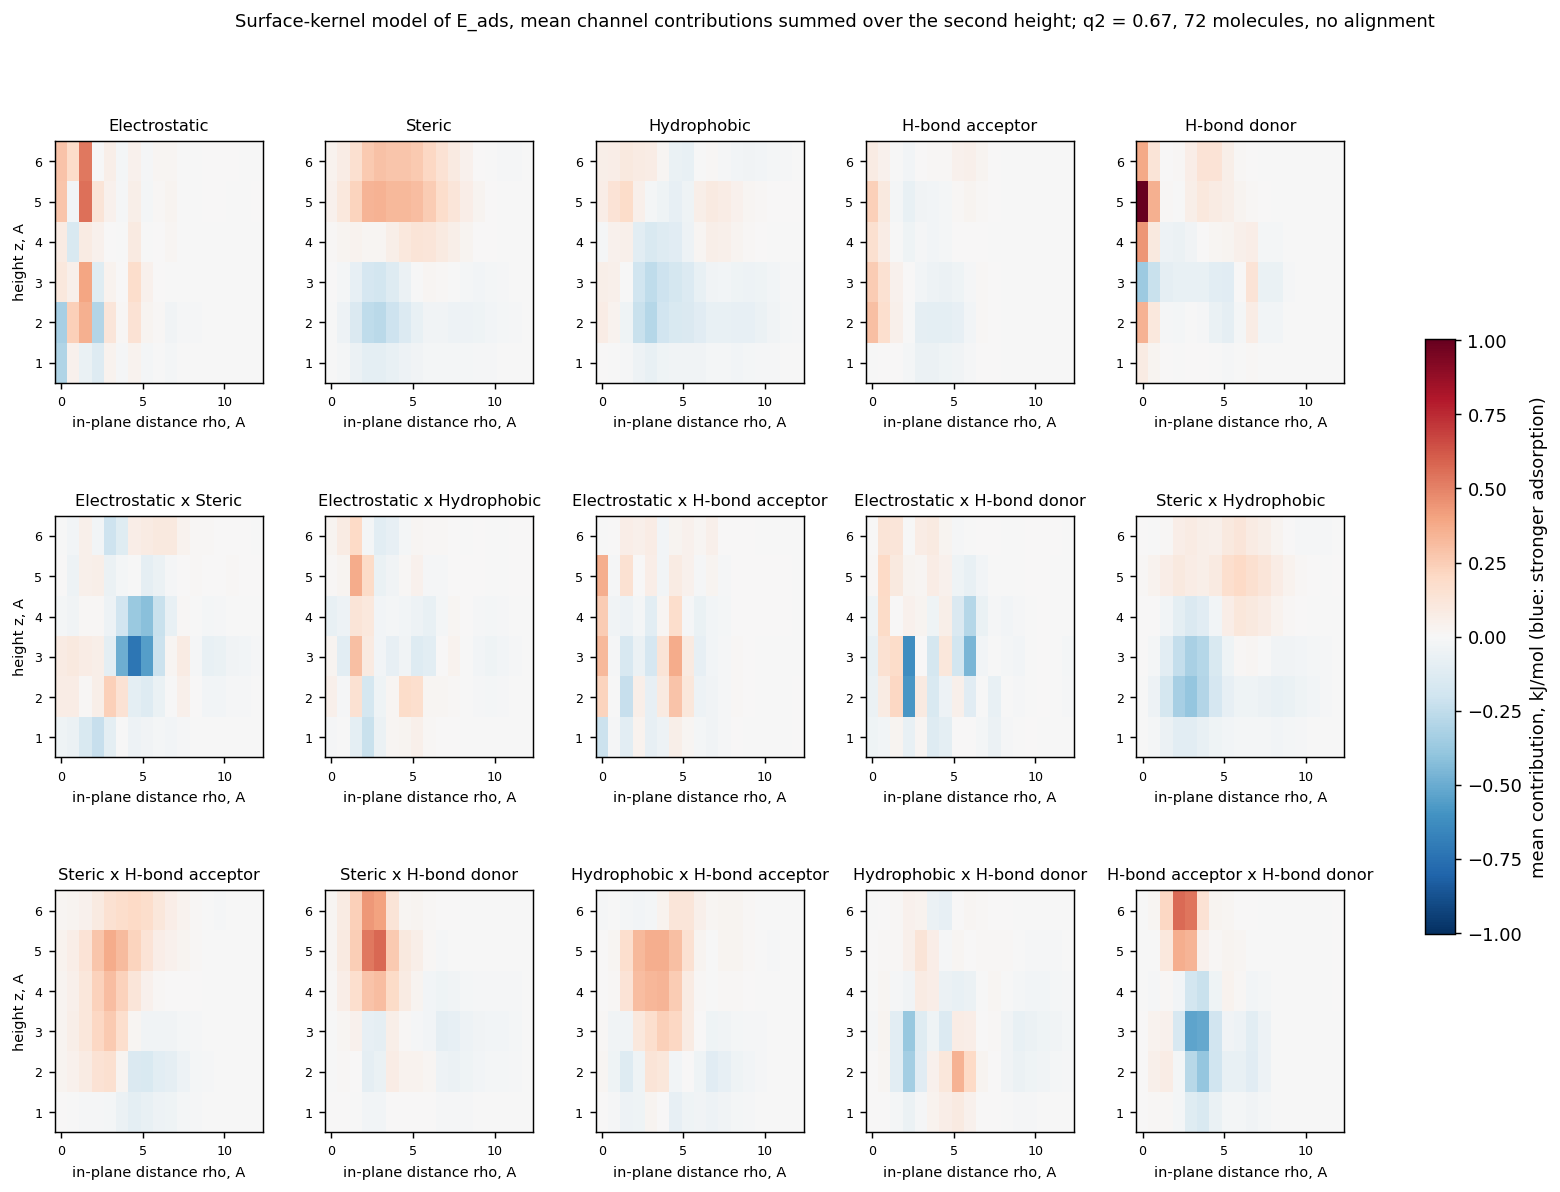

Generate this figure with Python:
"""What the surface-kernel model of E_ads weighs: the channels, in place of a co-field.

A model on the surface kernel has no field in a fixed frame to draw, but it is linear in its
channels: one per pair of field types at an in-plane distance rho and two heights (z, z').
With cosine normalisation the prediction is

    y(x) = w . phi~(x) + b,    phi~(x) = s * phi(x) / |s * phi(x)|,    w = sum_j a_j phi~(x_j),

so `w` is the model's weight per channel, and the mean contribution of a channel over the
training set, w_c * mean_j phi~_jc, says which channels drive the predictions.  Both are drawn
for every pair of field types as maps over the in-plane distance and the height, summed over
the second height; negative (blue) means that density in that channel makes E_ads more
negative, stronger adsorption.

The model is the one of surface_kernel_eads.py: the UMA poses as written, no alignment,
sigma 0.75, heights 1-6 A in steps of 1, lambda by 10-fold cross-validation.

    python examples/corrosion_fe110/surface_channels_eads.py

Writes surface_channels_eads.png and surface_channels_eads.txt next to this script.
"""
from __future__ import annotations

import os
import sys

import numpy as np

HERE = os.path.dirname(os.path.abspath(__file__))
sys.path.insert(0, os.path.join(HERE, "..", ".."))
sys.path.insert(0, HERE)

import compare_alignments as ca  # noqa: E402
from cmfqsar.fields import AtomTable, FieldSet, build_fields  # noqa: E402
from cmfqsar.invariant import field_pairs  # noqa: E402
from cmfqsar.model import CMFModel, grid_search, r2_score  # noqa: E402


def main():
    fr = ca.frames()
    mols, names, _, e_ads, gas_ok = fr["pose"]
    keep = np.flatnonzero(np.isfinite(e_ads) & gas_ok)
    mols = [mols[i] for i in keep]; names = [names[i] for i in keep]; y = e_ads[keep]
    fs = FieldSet.create()
    train = AtomTable.from_molecules([build_fields(m, fs, name=n) for m, n in zip(mols, names)])
    model = CMFModel(fieldset=fs, method="krr", fit_bias=True, kernel_source="surface")
    res = grid_search(train, y, model, [1.0], lams=ca.LAMS, folds=10, seed=0)
    model.fit(train, y, cv_folds=0, reuse_kernels=True)
    yp = model.predict(train)
    spec = model._ac_spec()
    labels = [s.label for s in fs.specs]
    pairs = field_pairs(len(labels))
    n_rho, n_z = len(spec.centres), len(spec.heights)
    F = model.ac_train_ * model.ac_scale_                                  # scaled channels
    F_norm = F / np.linalg.norm(F, axis=1, keepdims=True)
    w = model.coef @ F_norm                                                 # (n_channels,)
    contrib = w * F_norm.mean(axis=0)                                       # mean contribution per channel
    W = w.reshape(len(pairs), n_rho, n_z, n_z)
    C = contrib.reshape(len(pairs), n_rho, n_z, n_z)
    lines = [f"surface-kernel model of E_ads: {len(y)} molecules, lambda = {res.best_params.get('lam'):g}, "
             f"q2 (10-fold) = {res.best_q2:.3f}, fitted r2 = {r2_score(y, yp):.3f}, "
             f"{len(w)} channels = {len(pairs)} pairs x {n_rho} distances x {n_z}^2 heights"]
    per_pair = np.abs(C).sum(axis=(1, 2, 3))
    order = np.argsort(-per_pair)
    lines.append("share of the summed |contribution| per field pair:")
    for i in order:
        f, g = pairs[i]
        name = labels[f] if f == g else f"{labels[f]} x {labels[g]}"
        lines.append(f"  {name:32s} {100 * per_pair[i] / per_pair.sum():5.1f} %   net {C[i].sum():+8.2f} kJ/mol")
    flat = [(contrib[c], c) for c in range(len(contrib))]
    flat.sort()
    def describe(c):
        i, r, zi, zj = np.unravel_index(c, (len(pairs), n_rho, n_z, n_z))
        f, g = pairs[i]
        name = labels[f] if f == g else f"{labels[f]} x {labels[g]}"
        return f"{name} at rho {spec.centres[r]:.2f} A, heights {spec.heights[zi]:.0f} / {spec.heights[zj]:.0f} A"
    lines.append("channels that most strengthen adsorption (mean contribution, kJ/mol):")
    lines += [f"  {v:+7.2f}  {describe(c)}" for v, c in flat[:10]]
    lines.append("channels that most weaken it:")
    lines += [f"  {v:+7.2f}  {describe(c)}" for v, c in flat[-10:][::-1]]

    import matplotlib
    matplotlib.use("Agg")
    import matplotlib.pyplot as plt
    ncol = 5
    nrow = int(np.ceil(len(pairs) / ncol))
    fig, axes = plt.subplots(nrow, ncol, figsize=(3.2 * ncol, 3.3 * nrow), squeeze=False)
    fig.subplots_adjust(hspace=0.55, wspace=0.3)
    maps = C.sum(axis=3)                                                    # (pairs, rho, z): over z'
    vmax = np.abs(maps).max() or 1.0
    for k, (f, g) in enumerate(pairs):
        ax = axes[k // ncol][k % ncol]
        im = ax.imshow(maps[k].T, origin="lower", aspect="auto", cmap="RdBu_r", vmin=-vmax, vmax=vmax,
                       extent=(spec.centres[0] - spec.step / 2, spec.centres[-1] + spec.step / 2,
                               spec.heights[0] - spec.z_step / 2, spec.heights[-1] + spec.z_step / 2))
        ax.set_title(labels[f] if f == g else f"{labels[f]} x {labels[g]}", fontsize=9)
        ax.set_xlabel("in-plane distance rho, A", fontsize=8)
        if k % ncol == 0:
            ax.set_ylabel("height z, A", fontsize=8)
        ax.tick_params(labelsize=7)
    for k in range(len(pairs), nrow * ncol):
        axes[k // ncol][k % ncol].axis("off")
    fig.colorbar(im, ax=axes.ravel().tolist(), shrink=0.6, label="mean contribution, kJ/mol (blue: stronger adsorption)")
    fig.suptitle(f"Surface-kernel model of E_ads, mean channel contributions summed over the second height; "
                 f"q2 = {res.best_q2:.2f}, {len(y)} molecules, no alignment", fontsize=10)
    out = os.path.join(HERE, "surface_channels_eads.png")
    fig.savefig(out, dpi=130, bbox_inches="tight")
    with open(os.path.join(HERE, "surface_channels_eads.txt"), "w") as fh:
        fh.write("\n".join(lines) + "\n")
    print("\n".join(lines))
    print("->", out)


if __name__ == "__main__":
    main()
